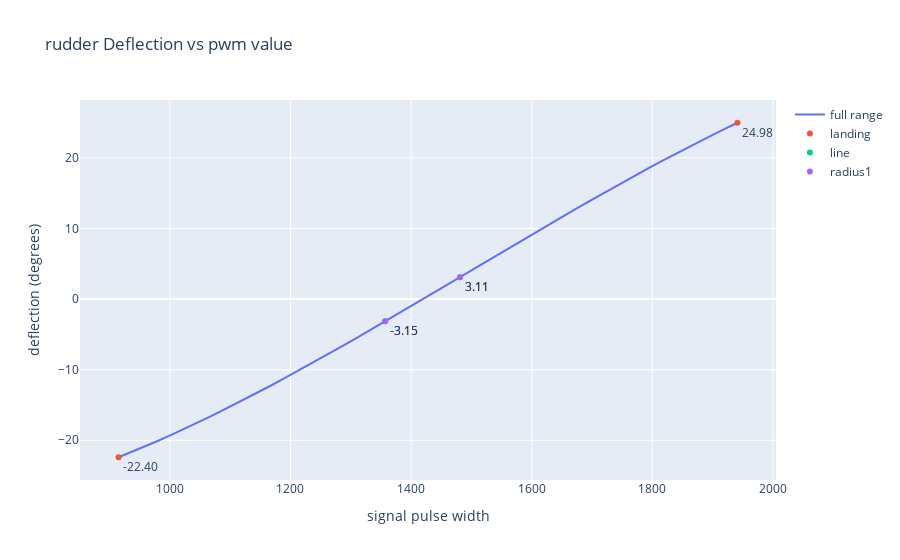
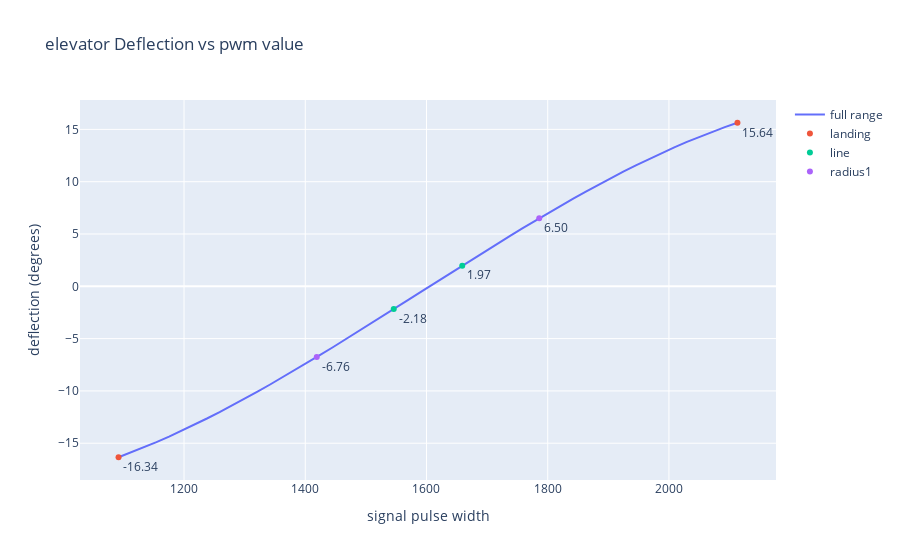
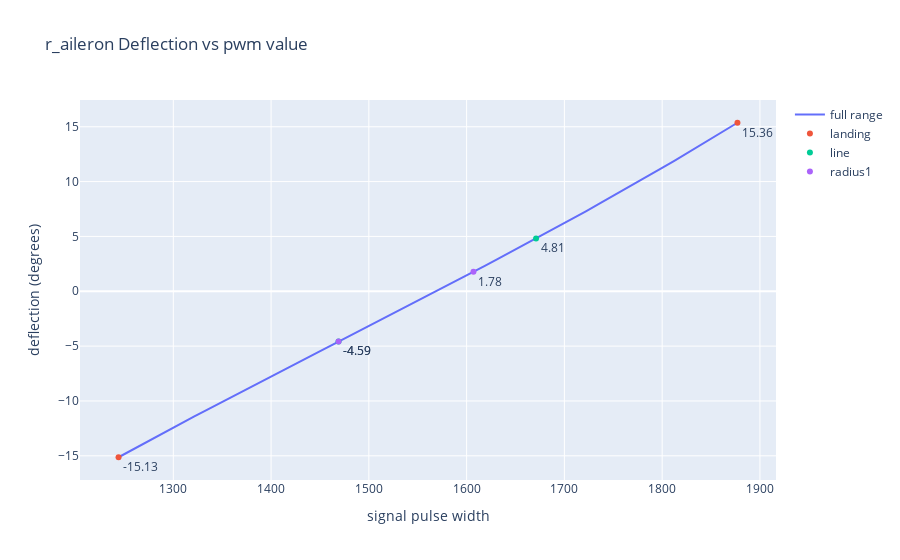
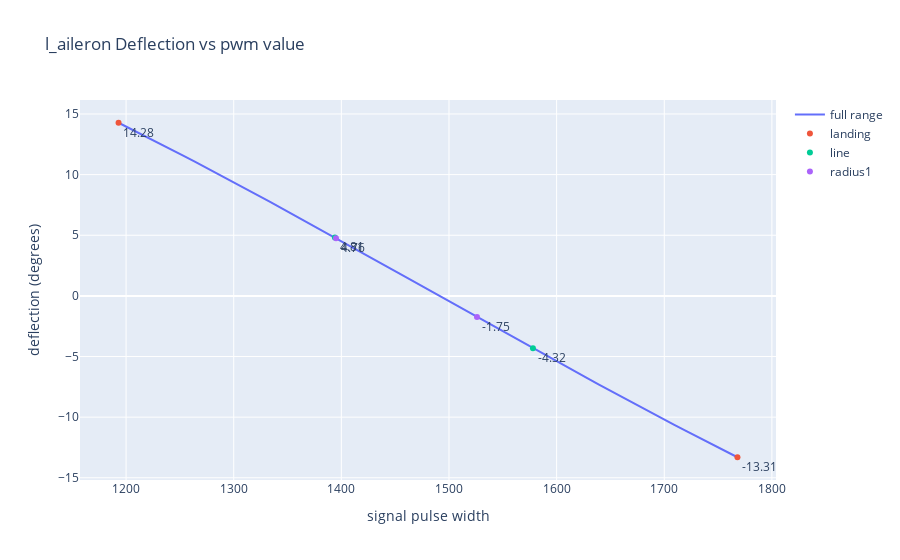

These figures' notebook cell, in order:
### Code cell
for key, value in rateinfo.items():
    fig = go.Figure()

    pwm_values = np.linspace(value.rates['landing'][0], value.rates['landing'][1]) 
    deflections = np.vectorize(value.deflection)(pwm_values)


    line = fig.add_trace(go.Scatter(x=pwm_values, y=deflections, name='full range'))

    for rate in value.rates.keys():
        if rate in 'landing,line,radius1'.split(','):
            fig.add_trace(go.Scatter(
                x=value.rates[rate], 
                y=value.angles[rate], 
                text=["{:.2f}".format(val) for val in value.angles[rate]], 
                mode='markers+text',
                textposition="bottom right", 
                name=rate
                ))

    fig.update_layout(title= key + ' Deflection vs pwm value')
    fig.update_xaxes(title_text="signal pulse width")

    fig.update_yaxes(title_text="deflection (degrees)")
    fig.show()

### Figure 1 — Plotly figure (JSON) as saved in the notebook; plotly's stock layout.template omitted (floating-point values rounded to 4 significant figures)
{"data": [{"name": "full range", "type": "scatter", "x": [915, 935.9, 956.9, 977.8, 998.8, 1020.0, 1041.0, 1062.0, 1083.0, 1103.0, 1124.0, 1145.0, 1166.0, 1187.0, 1208.0, 1229.0, 1250.0, 1271.0, 1292.0, 1313.0, 1334.0, 1355.0, 1376.0, 1397.0, 1418.0, 1438.0, 1459.0, 1480.0, 1501.0, 1522.0, 1543.0, 1564.0, 1585.0, 1606.0, 1627.0, 1648.0, 1669.0, 1690.0, 1711.0, 1732.0, 1753.0, 1773.0, 1794.0, 1815.0, 1836.0, 1857.0, 1878.0, 1899.0, 1920.0, 1941], "y": [-22.4, -21.68, -20.94, -20.17, -19.37, -18.56, -17.72, -16.86, -15.99, -15.09, -14.18, -13.25, -12.31, -11.35, -10.38, -9.394, -8.397, -7.389, -6.372, -5.345, -4.31, -3.269, -2.221, -1.168, -0.11, 0.9509, 2.014, 3.079, 4.144, 5.209, 6.273, 7.334, 8.392, 9.446, 10.5, 11.54, 12.57, 13.6, 14.62, 15.63, 16.63, 17.62, 18.59, 19.55, 20.5, 21.43, 22.34, 23.24, 24.12, 24.98]}, {"mode": "markers+text", "name": "landing", "text": ["-22.40", "24.98"], "textposition": "bottom right", "type": "scatter", "x": [915, 1941], "y": [-22.4, 24.98]}, {"mode": "markers+text", "name": "line", "text": ["-3.15", "3.11"], "textposition": "bottom right", "type": "scatter", "x": [1357, 1481], "y": [-3.155, 3.112]}, {"mode": "markers+text", "name": "radius1", "text": ["-3.15", "3.11"], "textposition": "bottom right", "type": "scatter", "x": [1357, 1481], "y": [-3.155, 3.112]}], "layout": {"title": {"text": "rudder Deflection vs pwm value"}, "xaxis": {"title": {"text": "signal pulse width"}}, "yaxis": {"title": {"text": "deflection (degrees)"}}}}

### Figure 2 — Plotly figure (JSON) as saved in the notebook; plotly's stock layout.template omitted (floating-point values rounded to 4 significant figures)
{"data": [{"name": "full range", "type": "scatter", "x": [1092, 1113.0, 1134.0, 1155.0, 1175.0, 1196.0, 1217.0, 1238.0, 1259.0, 1280.0, 1300.0, 1321.0, 1342.0, 1363.0, 1384.0, 1405.0, 1425.0, 1446.0, 1467.0, 1488.0, 1509.0, 1530.0, 1550.0, 1571.0, 1592.0, 1613.0, 1634.0, 1655.0, 1675.0, 1696.0, 1717.0, 1738.0, 1759.0, 1780.0, 1800.0, 1821.0, 1842.0, 1863.0, 1884.0, 1905.0, 1925.0, 1946.0, 1967.0, 1988.0, 2009.0, 2030.0, 2050.0, 2071.0, 2092.0, 2113], "y": [-16.34, -15.89, -15.4, -14.89, -14.36, -13.81, -13.23, -12.64, -12.02, -11.39, -10.74, -10.07, -9.387, -8.692, -7.985, -7.267, -6.538, -5.8, -5.055, -4.303, -3.546, -2.784, -2.019, -1.252, -0.484, 0.2837, 1.05, 1.813, 2.573, 3.328, 4.077, 4.819, 5.553, 6.277, 6.99, 7.692, 8.381, 9.055, 9.715, 10.36, 10.98, 11.59, 12.18, 12.74, 13.29, 13.81, 14.3, 14.78, 15.22, 15.64]}, {"mode": "markers+text", "name": "landing", "text": ["-16.34", "15.64"], "textposition": "bottom right", "type": "scatter", "x": [1092, 2113], "y": [-16.34, 15.64]}, {"mode": "markers+text", "name": "line", "text": ["-2.18", "1.97"], "textposition": "bottom right", "type": "scatter", "x": [1546, 1659], "y": [-2.181, 1.975]}, {"mode": "markers+text", "name": "radius1", "text": ["-6.76", "6.50"], "textposition": "bottom right", "type": "scatter", "x": [1419, 1786], "y": [-6.762, 6.497]}], "layout": {"title": {"text": "elevator Deflection vs pwm value"}, "xaxis": {"title": {"text": "signal pulse width"}}, "yaxis": {"title": {"text": "deflection (degrees)"}}}}

### Figure 3 — Plotly figure (JSON) as saved in the notebook; plotly's stock layout.template omitted (floating-point values rounded to 4 significant figures)
{"data": [{"name": "full range", "type": "scatter", "x": [1244, 1257.0, 1270.0, 1283.0, 1296.0, 1309.0, 1322.0, 1334.0, 1347.0, 1360.0, 1373.0, 1386.0, 1399.0, 1412.0, 1425.0, 1438.0, 1451.0, 1464.0, 1477.0, 1489.0, 1502.0, 1515.0, 1528.0, 1541.0, 1554.0, 1567.0, 1580.0, 1593.0, 1606.0, 1619.0, 1632.0, 1644.0, 1657.0, 1670.0, 1683.0, 1696.0, 1709.0, 1722.0, 1735.0, 1748.0, 1761.0, 1774.0, 1787.0, 1799.0, 1812.0, 1825.0, 1838.0, 1851.0, 1864.0, 1877], "y": [-15.13, -14.5, -13.88, -13.26, -12.64, -12.03, -11.42, -10.81, -10.2, -9.6, -9.0, -8.401, -7.804, -7.209, -6.614, -6.021, -5.429, -4.837, -4.245, -3.653, -3.06, -2.468, -1.874, -1.279, -0.6834, -0.08591, 0.5134, 1.115, 1.718, 2.324, 2.933, 3.545, 4.161, 4.779, 5.402, 6.029, 6.66, 7.295, 7.935, 8.581, 9.231, 9.887, 10.55, 11.22, 11.89, 12.57, 13.26, 13.95, 14.66, 15.36]}, {"mode": "markers+text", "name": "landing", "text": ["-15.13", "15.36"], "textposition": "bottom right", "type": "scatter", "x": [1244, 1877], "y": [-15.13, 15.36]}, {"mode": "markers+text", "name": "line", "text": ["-4.59", "4.81"], "textposition": "bottom right", "type": "scatter", "x": [1469, 1671], "y": [-4.59, 4.813]}, {"mode": "markers+text", "name": "radius1", "text": ["-4.59", "1.78"], "textposition": "bottom right", "type": "scatter", "x": [1469, 1607], "y": [-4.59, 1.779]}], "layout": {"title": {"text": "r_aileron Deflection vs pwm value"}, "xaxis": {"title": {"text": "signal pulse width"}}, "yaxis": {"title": {"text": "deflection (degrees)"}}}}

### Figure 4 — Plotly figure (JSON) as saved in the notebook; plotly's stock layout.template omitted (floating-point values rounded to 4 significant figures)
{"data": [{"name": "full range", "type": "scatter", "x": [1193, 1205.0, 1216.0, 1228.0, 1240.0, 1252.0, 1263.0, 1275.0, 1287.0, 1299.0, 1310.0, 1322.0, 1334.0, 1346.0, 1357.0, 1369.0, 1381.0, 1392.0, 1404.0, 1416.0, 1428.0, 1439.0, 1451.0, 1463.0, 1475.0, 1486.0, 1498.0, 1510.0, 1522.0, 1533.0, 1545.0, 1557.0, 1569.0, 1580.0, 1592.0, 1604.0, 1615.0, 1627.0, 1639.0, 1651.0, 1662.0, 1674.0, 1686.0, 1698.0, 1709.0, 1721.0, 1733.0, 1745.0, 1756.0, 1768], "y": [14.28, 13.76, 13.23, 12.7, 12.17, 11.63, 11.09, 10.54, 9.988, 9.433, 8.874, 8.312, 7.747, 7.18, 6.609, 6.036, 5.461, 4.885, 4.306, 3.726, 3.144, 2.562, 1.978, 1.394, 0.8097, 0.225, -0.3597, -0.9442, -1.528, -2.112, -2.694, -3.276, -3.856, -4.434, -5.011, -5.586, -6.159, -6.729, -7.297, -7.862, -8.424, -8.982, -9.537, -10.09, -10.64, -11.18, -11.72, -12.25, -12.78, -13.31]}, {"mode": "markers+text", "name": "landing", "text": ["14.28", "-13.31"], "textposition": "bottom right", "type": "scatter", "x": [1193, 1768], "y": [14.28, -13.31]}, {"mode": "markers+text", "name": "line", "text": ["4.81", "-4.32"], "textposition": "bottom right", "type": "scatter", "x": [1394, 1578], "y": [4.81, -4.324]}, {"mode": "markers+text", "name": "radius1", "text": ["4.76", "-1.75"], "textposition": "bottom right", "type": "scatter", "x": [1395, 1526], "y": [4.761, -1.749]}], "layout": {"title": {"text": "l_aileron Deflection vs pwm value"}, "xaxis": {"title": {"text": "signal pulse width"}}, "yaxis": {"title": {"text": "deflection (degrees)"}}}}
